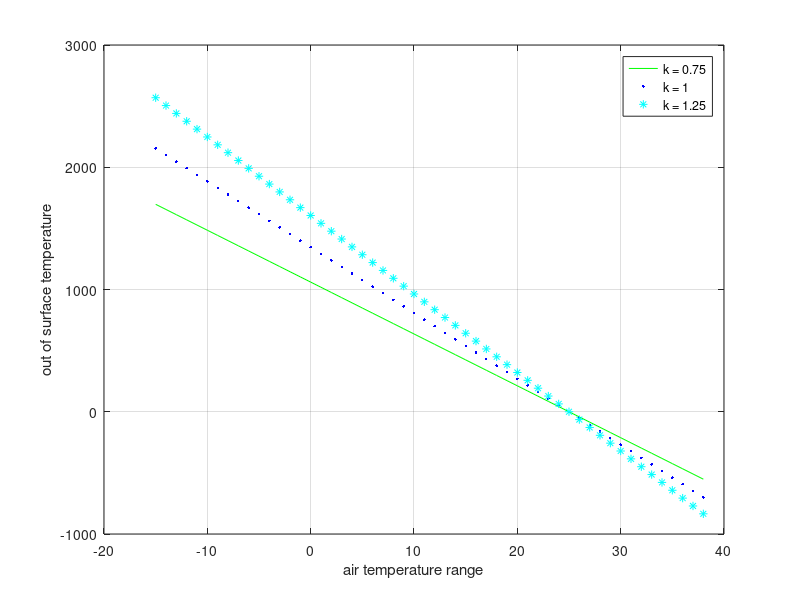

Source code (MATLAB):
% heat transfer ploting of different k (heat coefficent) value
clc;
clear; 

T_air = -15:1:38;
k = [0.75 1 1.25];
h = 14;
L = 0.3;
T_in = 25;
A = 20;

T_out1 = (k(1) * T_in + L * h * T_air) / (L * h + k(1));
T_out2 = (k(2) * T_in + L * h * T_air) / (L * h + k(2));
T_out3 = (k(3) * T_in + L * h * T_air) / (L * h + k(3));

H_1 = (-k(1)*A / L) * (T_out1 - T_in);
H_2 = (-k(2)*A / L) * (T_out2 - T_in);
H_3 = (-k(3)*A / L) * (T_out3 - T_in);

#subplot(2,1,1)
plot(T_air, H_1,'g', T_air,H_2,'b..' ,T_air, H_3,'c*')
#subplot(2,1,2)
#plot(T_air, T_out1,'g', T_air,T_out2,'b..' ,T_air, T_out3,'c*')
xlabel('air temperature range')
ylabel('out of surface temperature')
grid
legend('k = 0.75','k = 1', 'k = 1.25')

